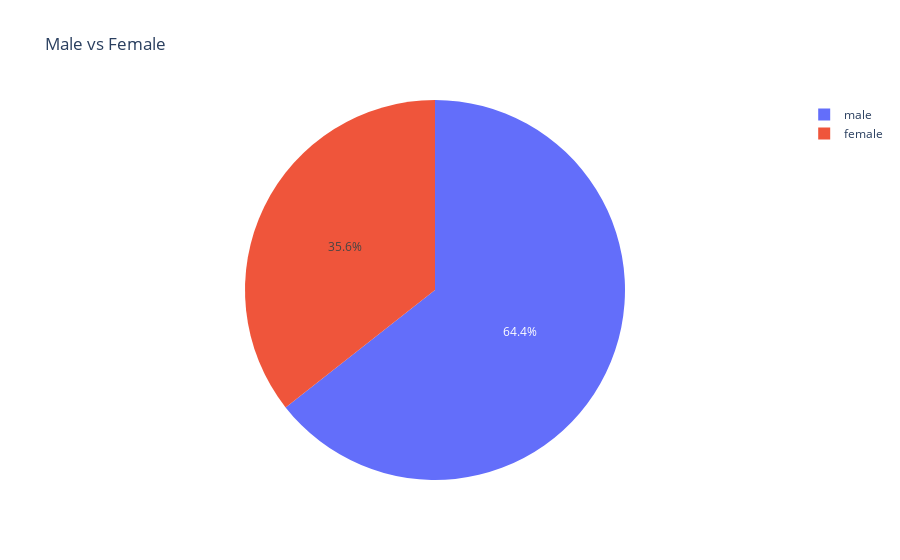

The notebook cell this image was saved under:
### Code cell
# Option 4 with Plotly Express

df = titanic['sex'].value_counts().reset_index()

fig = px.pie(df, names='index', values='sex', title="Male vs Female")
fig.show()

### Figure 1 — Plotly figure (JSON) as saved in the notebook; plotly's stock layout.template omitted (floating-point values rounded to 4 significant figures)
{"data": [{"domain": {"x": [0, 1], "y": [0, 1]}, "hovertemplate": "index=%{label}<br>sex=%{value}<extra></extra>", "labels": ["male", "female"], "legendgroup": "", "name": "", "showlegend": true, "type": "pie", "values": [843, 466]}], "layout": {"legend": {"tracegroupgap": 0}, "title": {"text": "Male vs Female"}}}
